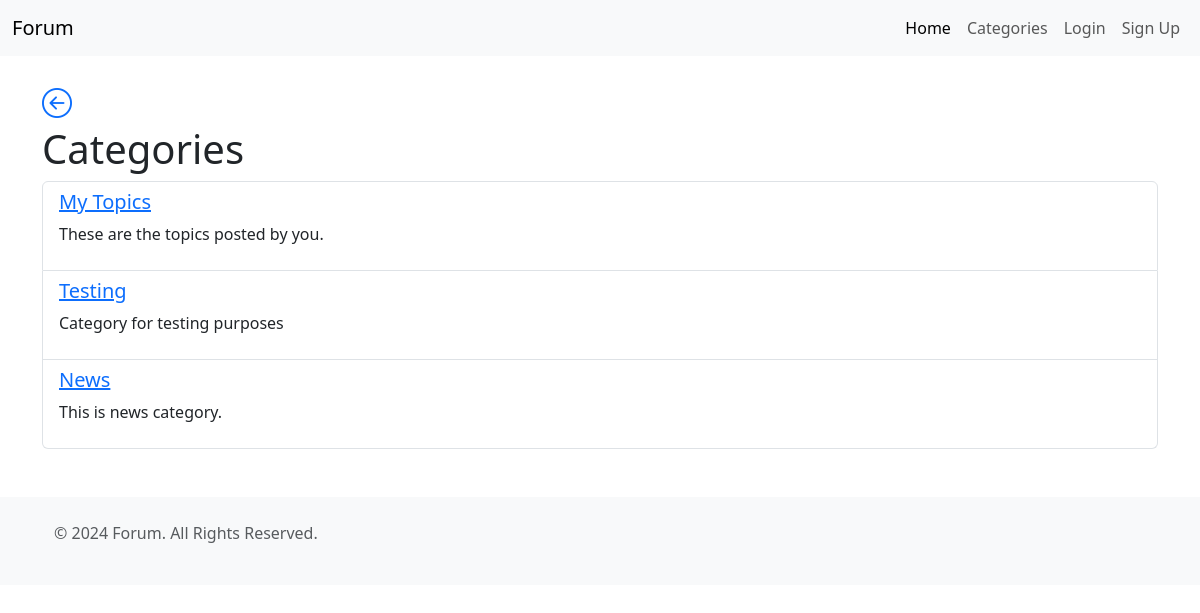
The page /category/ on the database its author committed.
### forumapp/models.py (models this page shows, shortened)
class Category(models.Model):
    name = models.CharField(max_length=100, unique=True)
    description = models.TextField(blank=True)
    slug = models.SlugField(max_length=100, unique=True, blank=True)

### forumapp/views.py (the view)
# urls.py: path('category/', views.category_list, name='category_list'),
def category_list(request):
    categories = Category.objects.all()
    return render(request, 'category_list.html', {'categories': categories})

### forumapp/templates/category_list.html
{% extends 'base.html' %}
{% load i18n %}
{% block content %}
    <h1>{% trans "Categories" %}</h1>
    <ul class="list-group">
        {% for category in categories %}
        <li class="list-group-item">
            <h5><a href="{% url 'category_detail' category.slug %}">{{ category.name }}</a></h5>
            <p>{{ category.description }}</p>
        </li>
        {% empty %}
        <li class="list-group-item">{% trans "No categories found." %}</li>
        {% endfor %}
    </ul>
{% endblock %}

### forumapp/templates/base.html (shortened to what this page needs)
{% load static %}
{% load i18n %}
<!DOCTYPE html>
<html lang="en">
<head>
    <link rel="stylesheet" href="https://cdn.jsdelivr.net/npm/bootstrap@5.3.3/dist/css/bootstrap.min.css"
>
    <link rel="stylesheet" href="https://cdn.jsdelivr.net/npm/bootstrap-icons@1.11.3/font/bootstrap-icons.css"
>
    <link rel="stylesheet" href="{% static 'css/styles.css' %}">
</head>
<body>
    <nav class="navbar navbar-expand-lg navbar-light bg-light">
        <div class="container-fluid">
            <a class="navbar-brand" href="{% url 'index' %}">{% trans "Forum" %}</a>
            <div class="collapse navbar-collapse" id="navbarNav">
                <ul class="navbar-nav ms-auto">
                    <li class="nav-item">
                        <a class="nav-link active" href="{% url 'index' %}">{% trans "Home" %}</a>
                    </li>
                    <li class="nav-item">
                        <a class="nav-link" href="{% url 'category_list' %}">{% trans "Categories" %}</a>
                    </li>
                    {% if user.is_authenticated %}
                        <li class="nav-item dropdown">
                            <a class="nav-link dropdown-toggle" href="#" id="userDropdown" role="button" data-bs-toggle="dropdown" aria-expanded="false">
                                {{ user.username }}
                            </a>
                            <ul class="dropdown-menu dropdown-menu-end mt-2" aria-labelledby="userDropdown">
                                <li>
                                    <a class="dropdown-item" href="{% url 'logout' %}">{% trans "Logout" %}</a>
                                </li>
                            </ul>
                        </li>
                    {% else %}
                        <li class="nav-item">
                            <a class="nav-link" href="{% url 'login' %}">{% trans "Login" %}</a>
                        </li>
                        <li class="nav-item">
                            <a class="nav-link" href="{% url 'sign_up' %}">{% trans "Sign Up" %}</a>
                        </li>
                    {% endif %}
                </ul>
            </div>
        </div>
    </nav>
    <div class="container mt-4">
        {% if request.path != '/' %}
            <a href="javascript:history.back()" class="back_arrow">
                <i class="bi bi-arrow-left-circle" style="font-size: 30px;"></i>
            </a>
        {% endif %}
        {% block content %}
        {% endblock %}
    </div>
    <footer class="bg-light text-center text-lg-start mt-5">
        <div class="container p-4">
            <p class="text-muted">&copy; {% trans "2024 Forum. All Rights Reserved." %}</p>
        </div>
    </footer>
</body>
</html>

### forumapp/static/css/styles.css (style rules this page uses)
.back_arrow { position: relative; z-index: 2; }

### rows shown on the page
Category: name "My Topics", description "These are the topics posted by you."
Category: name "Testing", description "Category for testing purposes"
Category: name "News", description "This is news category."
